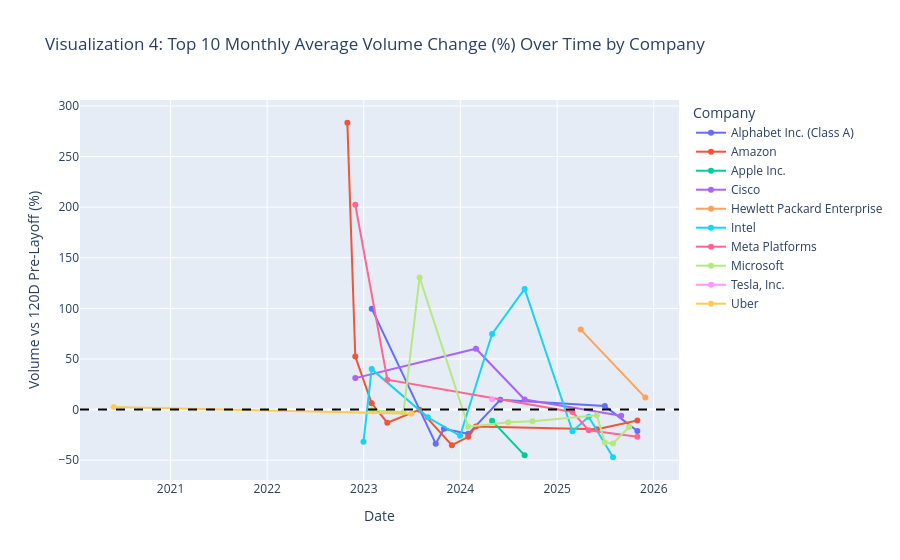

Here is the notebook cell this chart was saved with:
### Markdown cell above
## Visualization 4: Top 10 Average Stock Volume Change By Company Compared to 120-Day Moving Average

### Code cell
# --- VISUALIZATION 4: Volume Change Over Time by Company ---
# Goal: Show monthly average volume change (%) over time for the top 10 companies by average stock volume.

# Keep only relevant columns
vol_df = df_merged[[
    'Company', 
    'Date', 
    'Stock_Volume',
    'Daily_Change_Pct',
    'Volume_vs_120D_PreLayoff_Pct',
    'total_laid_off'
]].copy()

# Ensure data is sorted to calculate averages correctly
vol_df = vol_df.sort_values(['Company', 'Date'])
vol_df['Date'] = pd.to_datetime(vol_df['Date'])

# Monthly average volume per company
monthly_vol = (
    vol_df.set_index('Date')
    .groupby('Company')
    # Using Month End frequency to capture monthly activity of layoffs
    .resample('ME').agg({
        'Stock_Volume': 'mean',
        'Daily_Change_Pct': 'mean',
        'Volume_vs_120D_PreLayoff_Pct': 'mean',
        'total_laid_off': 'mean'
    })
    .reset_index()
)

# Ensuring I only plot companies that have layoff data
companies_with_layoffs = (
    df_merged.loc[
        df_merged['Layoff_Date'].notna() & df_merged['total_laid_off'].notna(),
        'Company'
    ]
    .dropna()
    .unique()
)

# Top 10 by avg stock volume, restricted to companies with layoff data
top_companies = (
    monthly_vol[monthly_vol['Company'].isin(companies_with_layoffs)]
    .groupby('Company')['Stock_Volume']
    .mean()
    .sort_values(ascending=False)
    .head(10)
    .index
)

plot_vol = monthly_vol[
    monthly_vol['Company'].isin(top_companies)
# Only keep rows where we have a valid percentage change to plot
].dropna(subset=['Volume_vs_120D_PreLayoff_Pct'])

# Parameters for the line plot
fig4 = px.line(
    plot_vol,
    x='Date',
    y='Volume_vs_120D_PreLayoff_Pct',
    color='Company',
    markers=True,
    title='Visualization 4: Top 10 Monthly Average Volume Change (%) Over Time by Company',
    labels={
        'Date': 'Date',
        'Volume_vs_120D_PreLayoff_Pct': 'Volume vs 120D Pre-Layoff (%)'
    },
    # Customize hover data for more informative tooltips
    hover_data={
        'Daily_Change_Pct': ':.2f',
        'Volume_vs_120D_PreLayoff_Pct': ':.2f',
        'Stock_Volume': ':.2f',
        'total_laid_off': ':.2f',
        'Date': '|%Y-%m-%d'
    }
)

fig4.add_hline(y=0, line_dash='dash', line_color='black')
fig4.show()

### Figure 1 — Plotly figure (JSON) as saved in the notebook; plotly's stock layout.template omitted (floating-point values rounded to 4 significant figures)
{"data": [{"customdata": [[0.5848, 33640000.0, 12000.0], [-0.005971, 23880000.0, 75.0], [0.09729, 30940000.0, 40.0], [0.2165, 27660000.0, 1000.0], [0.3826, 24660000.0, 119.0], [0.03612, 42370000.0, 75.0], [0.2006, 31720000.0, 75.0]], "hovertemplate": "Company=Alphabet Inc. (Class A)<br>Date=%{x|%Y-%m-%d}<br>Volume vs 120D Pre-Layoff (%)=%{y:.2f}<br>Daily_Change_Pct=%{customdata[0]:.2f}<br>Stock_Volume=%{customdata[1]:.2f}<br>total_laid_off=%{customdata[2]:.2f}<extra></extra>", "legendgroup": "Alphabet Inc. (Class A)", "line": {"color": "#636efa", "dash": "solid"}, "marker": {"symbol": "circle"}, "mode": "lines+markers", "name": "Alphabet Inc. (Class A)", "orientation": "v", "showlegend": true, "type": "scatter", "x": ["2023-01-31T00:00:00.000000000", "2023-09-30T00:00:00.000000000", "2023-10-31T00:00:00.000000000", "2024-01-31T00:00:00.000000000", "2024-05-31T00:00:00.000000000", "2025-06-30T00:00:00.000000000", "2025-10-31T00:00:00.000000000"], "xaxis": "x", "y": [99.69, -33.63, -18.92, -23.92, 9.775, 3.477, -21.14], "yaxis": "y"}, {"customdata": [[0.3471, 69500000.0, 150.0], [-0.941, 96920000.0, 10000.0], [0.8443, 76190000.0, 8000.0], [0.2731, 58670000.0, 9000.0], [-0.103, 52950000.0, 80.0], [0.3809, 48870000.0, 180.0], [0.1246, 45370000.0, 30.0], [0.4491, 52260000.0, 400.0], [0.08848, 44640000.0, 100.0], [-0.08963, 52040000.0, 14000.0]], "hovertemplate": "Company=Amazon<br>Date=%{x|%Y-%m-%d}<br>Volume vs 120D Pre-Layoff (%)=%{y:.2f}<br>Daily_Change_Pct=%{customdata[0]:.2f}<br>Stock_Volume=%{customdata[1]:.2f}<br>total_laid_off=%{customdata[2]:.2f}<extra></extra>", "legendgroup": "Amazon", "line": {"color": "#EF553B", "dash": "solid"}, "marker": {"symbol": "circle"}, "mode": "lines+markers", "name": "Amazon", "orientation": "v", "showlegend": true, "type": "scatter", "x": ["2022-10-31T00:00:00.000000000", "2022-11-30T00:00:00.000000000", "2023-01-31T00:00:00.000000000", "2023-03-31T00:00:00.000000000", "2023-07-31T00:00:00.000000000", "2023-11-30T00:00:00.000000000", "2024-01-31T00:00:00.000000000", "2024-02-29T00:00:00.000000000", "2025-05-31T00:00:00.000000000", "2025-10-31T00:00:00.000000000"], "xaxis": "x", "y": [283.3, 52.38, 6.218, -12.94, -0.01515, -35.2, -26.86, -16.6, -19.33, -10.68], "yaxis": "y"}, {"customdata": [[-0.02661, 56380000.0, 614.0], [0.4381, 51030000.0, 100.0]], "hovertemplate": "Company=Apple Inc.<br>Date=%{x|%Y-%m-%d}<br>Volume vs 120D Pre-Layoff (%)=%{y:.2f}<br>Daily_Change_Pct=%{customdata[0]:.2f}<br>Stock_Volume=%{customdata[1]:.2f}<br>total_laid_off=%{customdata[2]:.2f}<extra></extra>", "legendgroup": "Apple Inc.", "line": {"color": "#00cc96", "dash": "solid"}, "marker": {"symbol": "circle"}, "mode": "lines+markers", "name": "Apple Inc.", "orientation": "v", "showlegend": true, "type": "scatter", "x": ["2024-04-30T00:00:00.000000000", "2024-08-31T00:00:00.000000000"], "xaxis": "x", "y": [-11.09, -45.19], "yaxis": "y"}, {"customdata": [[-0.06742, 20190000.0, 4100.0], [0.08264, 21140000.0, 4250.0], [-0.225, 20770000.0, 5600.0], [0.1468, 22320000.0, 221.0]], "hovertemplate": "Company=Cisco<br>Date=%{x|%Y-%m-%d}<br>Volume vs 120D Pre-Layoff (%)=%{y:.2f}<br>Daily_Change_Pct=%{customdata[0]:.2f}<br>Stock_Volume=%{customdata[1]:.2f}<br>total_laid_off=%{customdata[2]:.2f}<extra></extra>", "legendgroup": "Cisco", "line": {"color": "#ab63fa", "dash": "solid"}, "marker": {"symbol": "circle"}, "mode": "lines+markers", "name": "Cisco", "orientation": "v", "showlegend": true, "type": "scatter", "x": ["2022-11-30T00:00:00.000000000", "2024-02-29T00:00:00.000000000", "2024-08-31T00:00:00.000000000", "2025-08-31T00:00:00.000000000"], "xaxis": "x", "y": [31.12, 60.17, 10.0, -6.103], "yaxis": "y"}, {"customdata": [[-0.06003, 27020000.0, 2500.0], [-0.4962, 29460000.0, 52.0]], "hovertemplate": "Company=Hewlett Packard Enterprise<br>Date=%{x|%Y-%m-%d}<br>Volume vs 120D Pre-Layoff (%)=%{y:.2f}<br>Daily_Change_Pct=%{customdata[0]:.2f}<br>Stock_Volume=%{customdata[1]:.2f}<br>total_laid_off=%{customdata[2]:.2f}<extra></extra>", "legendgroup": "Hewlett Packard Enterprise", "line": {"color": "#FFA15A", "dash": "solid"}, "marker": {"symbol": "circle"}, "mode": "lines+markers", "name": "Hewlett Packard Enterprise", "orientation": "v", "showlegend": true, "type": "scatter", "x": ["2025-03-31T00:00:00.000000000", "2025-11-30T00:00:00.000000000"], "xaxis": "x", "y": [79.01, 11.87], "yaxis": "y"}, {"customdata": [[-0.3319, 36120000.0, 201.0], [0.746, 42040000.0, 343.0], [0.3217, 31140000.0, 140.0], [0.2961, 41430000.0, 311.0], [-0.8166, 57110000.0, 62.0], [-0.2426, 91500000.0, 15000.0], [1.072, 121600000.0, 58.0], [0.502, 115400000.0, 22000.0], [-0.1912, 83740000.0, 5000.0]], "hovertemplate": "Company=Intel<br>Date=%{x|%Y-%m-%d}<br>Volume vs 120D Pre-Layoff (%)=%{y:.2f}<br>Daily_Change_Pct=%{customdata[0]:.2f}<br>Stock_Volume=%{customdata[1]:.2f}<br>total_laid_off=%{customdata[2]:.2f}<extra></extra>", "legendgroup": "Intel", "line": {"color": "#19d3f3", "dash": "solid"}, "marker": {"symbol": "circle"}, "mode": "lines+markers", "name": "Intel", "orientation": "v", "showlegend": true, "type": "scatter", "x": ["2022-12-31T00:00:00.000000000", "2023-01-31T00:00:00.000000000", "2023-08-31T00:00:00.000000000", "2023-12-31T00:00:00.000000000", "2024-04-30T00:00:00.000000000", "2024-08-31T00:00:00.000000000", "2025-02-28T00:00:00.000000000", "2025-04-30T00:00:00.000000000", "2025-07-31T00:00:00.000000000"], "xaxis": "x", "y": [-31.63, 39.99, -7.62, -25.93, 74.78, 119.2, -21.45, -7.051, -47.05], "yaxis": "y"}, {"customdata": [[0.7171, 50660000.0, 11000.0], [0.433, 30020000.0, 10000.0], [0.001225, 15710000.0, 3600.0], [0.4158, 21490000.0, 100.0], [-0.2084, 17900000.0, 600.0]], "hovertemplate": "Company=Meta Platforms<br>Date=%{x|%Y-%m-%d}<br>Volume vs 120D Pre-Layoff (%)=%{y:.2f}<br>Daily_Change_Pct=%{customdata[0]:.2f}<br>Stock_Volume=%{customdata[1]:.2f}<br>total_laid_off=%{customdata[2]:.2f}<extra></extra>", "legendgroup": "Meta Platforms", "line": {"color": "#FF6692", "dash": "solid"}, "marker": {"symbol": "circle"}, "mode": "lines+markers", "name": "Meta Platforms", "orientation": "v", "showlegend": true, "type": "scatter", "x": ["2022-11-30T00:00:00.000000000", "2023-03-31T00:00:00.000000000", "2025-02-28T00:00:00.000000000", "2025-04-30T00:00:00.000000000", "2025-10-31T00:00:00.000000000"], "xaxis": "x", "y": [202.4, 29.51, -2.398, -20.47, -26.87], "yaxis": "y"}, {"customdata": [[0.3299, 33310000.0, 10000.0], [0.1169, 27290000.0, 158.0], [-0.1056, 33350000.0, 1000.0], [0.08917, 25050000.0, 1900.0], [0.3657, 18020000.0, 1000.0], [-0.1343, 18840000.0, 650.0], [0.23, 22710000.0, 6000.0], [0.3538, 20060000.0, 305.0], [-0.103, 18040000.0, 9000.0], [-0.02881, 20180000.0, 42.0]], "hovertemplate": "Company=Microsoft<br>Date=%{x|%Y-%m-%d}<br>Volume vs 120D Pre-Layoff (%)=%{y:.2f}<br>Daily_Change_Pct=%{customdata[0]:.2f}<br>Stock_Volume=%{customdata[1]:.2f}<br>total_laid_off=%{customdata[2]:.2f}<extra></extra>", "legendgroup": "Microsoft", "line": {"color": "#B6E880", "dash": "solid"}, "marker": {"symbol": "circle"}, "mode": "lines+markers", "name": "Microsoft", "orientation": "v", "showlegend": true, "type": "scatter", "x": ["2023-01-31T00:00:00.000000000", "2023-05-31T00:00:00.000000000", "2023-07-31T00:00:00.000000000", "2024-01-31T00:00:00.000000000", "2024-06-30T00:00:00.000000000", "2024-09-30T00:00:00.000000000", "2025-05-31T00:00:00.000000000", "2025-06-30T00:00:00.000000000", "2025-07-31T00:00:00.000000000", "2025-09-30T00:00:00.000000000"], "xaxis": "x", "y": [-0.7248, -2.685, 130.5, -16.91, -12.39, -11.49, -5.622, -32.53, -33.39, -17.14], "yaxis": "y"}, {"customdata": [[0.2902, 112300000.0, 7250.0]], "hovertemplate": "Company=Tesla, Inc.<br>Date=%{x|%Y-%m-%d}<br>Volume vs 120D Pre-Layoff (%)=%{y:.2f}<br>Daily_Change_Pct=%{customdata[0]:.2f}<br>Stock_Volume=%{customdata[1]:.2f}<br>total_laid_off=%{customdata[2]:.2f}<extra></extra>", "legendgroup": "Tesla, Inc.", "line": {"color": "#FF97FF", "dash": "solid"}, "marker": {"symbol": "circle"}, "mode": "lines+markers", "name": "Tesla, Inc.", "orientation": "v", "showlegend": true, "type": "scatter", "x": ["2024-04-30T00:00:00.000000000"], "xaxis": "x", "y": [10.31], "yaxis": "y"}, {"customdata": [[0.5622, 36710000.0, 3350.0], [0.7525, 22980000.0, 200.0]], "hovertemplate": "Company=Uber<br>Date=%{x|%Y-%m-%d}<br>Volume vs 120D Pre-Layoff (%)=%{y:.2f}<br>Daily_Change_Pct=%{customdata[0]:.2f}<br>Stock_Volume=%{customdata[1]:.2f}<br>total_laid_off=%{customdata[2]:.2f}<extra></extra>", "legendgroup": "Uber", "line": {"color": "#FECB52", "dash": "solid"}, "marker": {"symbol": "circle"}, "mode": "lines+markers", "name": "Uber", "orientation": "v", "showlegend": true, "type": "scatter", "x": ["2020-05-31T00:00:00.000000000", "2023-06-30T00:00:00.000000000"], "xaxis": "x", "y": [2.637, -4.2], "yaxis": "y"}], "layout": {"legend": {"title": {"text": "Company"}, "tracegroupgap": 0}, "shapes": [{"line": {"color": "black", "dash": "dash"}, "type": "line", "x0": 0, "x1": 1, "xref": "x domain", "y0": 0, "y1": 0, "yref": "y"}], "title": {"text": "Visualization 4: Top 10 Monthly Average Volume Change (%) Over Time by Company"}, "xaxis": {"anchor": "y", "domain": [0, 1], "title": {"text": "Date"}}, "yaxis": {"anchor": "x", "domain": [0, 1], "title": {"text": "Volume vs 120D Pre-Layoff (%)"}}}}
